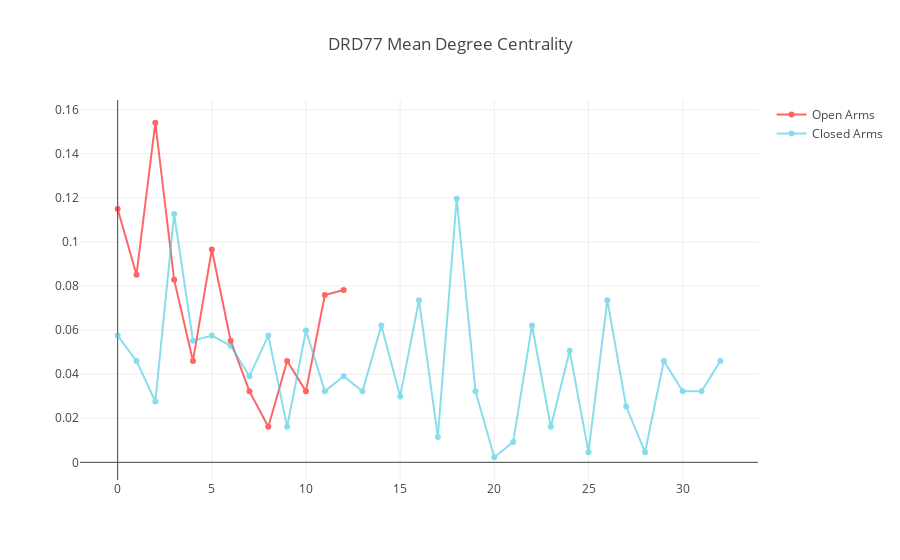

Source (notebook cell):
### Code cell
open_degree_centralities = list()
for graph in open_arms_graphs:
    open_degree_centralities.append(graph.mean_degree_centrality)

np.mean(open_degree_centralities)
    
closed_degree_centralities = list()
for graph in closed_arms_graphs:
    closed_degree_centralities.append(graph.mean_degree_centrality)

np.mean(closed_degree_centralities)

x_axis = max(len(open_degree_centralities), len(closed_degree_centralities))
plot_network_measures(open_degree_centralities, closed_degree_centralities, x_axis, title="DRD77 Mean Degree Centrality")

### Figure 1 — Plotly figure (JSON) as saved in the notebook; plotly's stock layout.template omitted (floating-point values rounded to 4 significant figures)
{"data": [{"marker": {"color": "rgb(255, 0, 0)"}, "mode": "lines+markers", "name": "Open Arms", "opacity": 0.6, "text": [0.1149, 0.08506, 0.154, 0.08276, 0.04598, 0.09655, 0.05517, 0.03218, 0.01609, 0.04598, 0.03218, 0.07586, 0.07816], "textposition": "middle center", "type": "scatter", "uid": "6b136d", "x": 33, "y": [0.1149, 0.08506, 0.154, 0.08276, 0.04598, 0.09655, 0.05517, 0.03218, 0.01609, 0.04598, 0.03218, 0.07586, 0.07816]}, {"marker": {"color": "rgb(58,200,225)"}, "mode": "lines+markers", "name": "Closed Arms", "opacity": 0.6, "text": [0.05747, 0.04598, 0.02759, 0.1126, 0.05517, 0.05747, 0.05287, 0.03908, 0.05747, 0.01609, 0.05977, 0.03218, 0.03908, 0.03218, 0.06207, 0.02989, 0.07356, 0.01149, 0.1195, 0.03218, 0.002299, 0.009195, 0.06207, 0.01609, 0.05057, 0.004598, 0.07356, 0.02529, 0.004598, 0.04598, 0.03218, 0.03218, 0.04598], "textposition": "middle center", "type": "scatter", "uid": "ba490a", "x": 33, "y": [0.05747, 0.04598, 0.02759, 0.1126, 0.05517, 0.05747, 0.05287, 0.03908, 0.05747, 0.01609, 0.05977, 0.03218, 0.03908, 0.03218, 0.06207, 0.02989, 0.07356, 0.01149, 0.1195, 0.03218, 0.002299, 0.009195, 0.06207, 0.01609, 0.05057, 0.004598, 0.07356, 0.02529, 0.004598, 0.04598, 0.03218, 0.03218, 0.04598]}], "layout": {"autosize": true, "title": "DRD77 Mean Degree Centrality", "xaxis": {"autorange": true, "range": [-1.922, 33.92]}, "yaxis": {"autorange": true, "range": [-0.008815, 0.1651], "type": "linear"}}}
